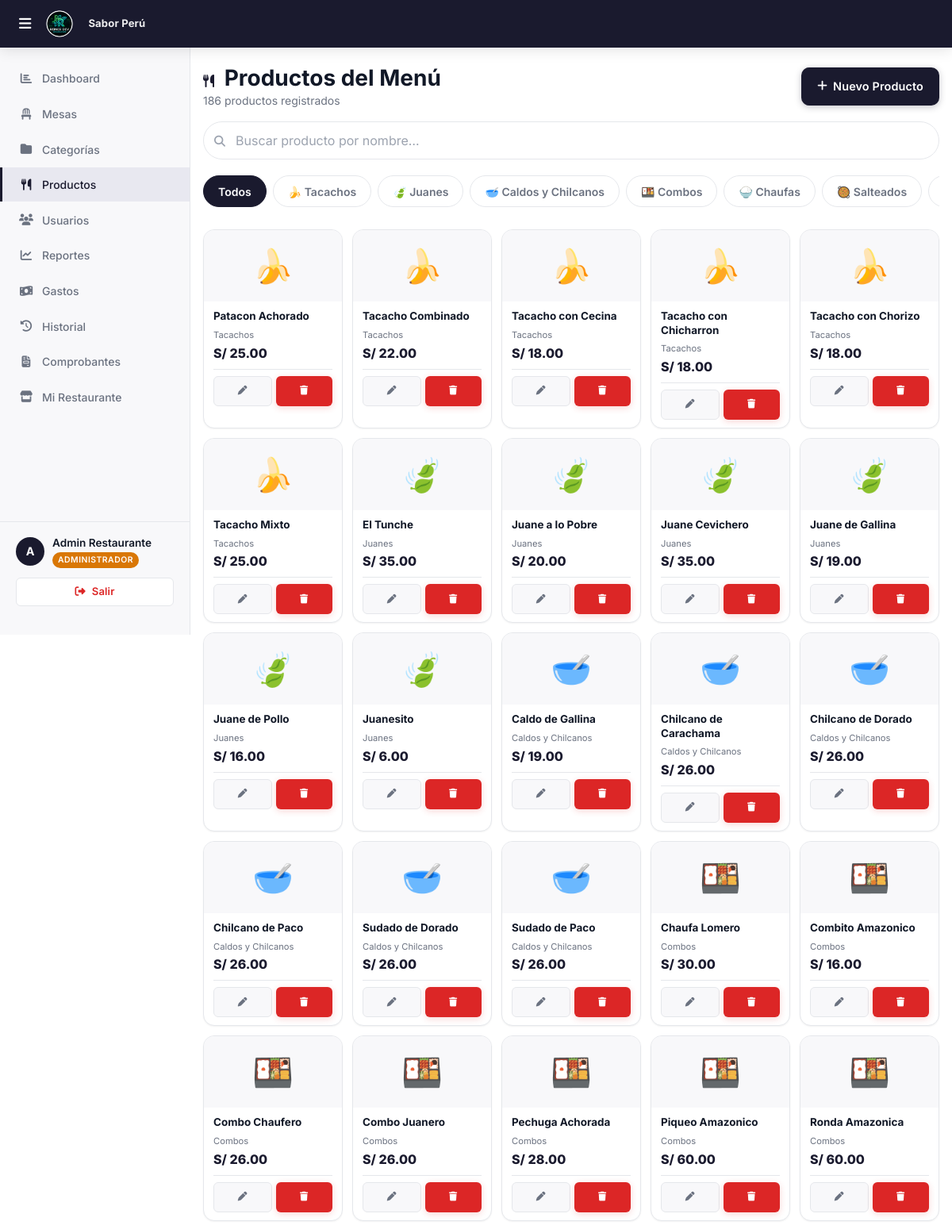
The page /roles/admin/menu_productos.php (signed in, upper part) on the database its author committed.
### tables this page shows
CREATE TABLE IF NOT EXISTS facturacion_config (
    id                  INT PRIMARY KEY AUTO_INCREMENT,
    restaurante_id      INT          NOT NULL UNIQUE,
    ruc                 VARCHAR(11)  DEFAULT NULL,
    razon_social        VARCHAR(200) DEFAULT NULL,
    direccion_fiscal    VARCHAR(300) DEFAULT NULL,
    serie_boleta        VARCHAR(4)   DEFAULT 'B001',
    serie_factura       VARCHAR(4)   DEFAULT 'F001',
    correlativo_boleta  INT          DEFAULT 0,
    correlativo_factura INT          DEFAULT 0,
    pie_mensaje         VARCHAR(300) DEFAULT '¡Gracias por su visita!',
    logo                VARCHAR(255) DEFAULT NULL,
    updated_at          TIMESTAMP    DEFAULT CURRENT_TIMESTAMP ON UPDATE CURRENT_TIMESTAMP,
    FOREIGN KEY (restaurante_id) REFERENCES restaurantes(id) ON DELETE CASCADE
);

CREATE TABLE IF NOT EXISTS restaurantes (
    id         INT PRIMARY KEY AUTO_INCREMENT,
    nombre     VARCHAR(100) NOT NULL,
    logo       VARCHAR(255) DEFAULT NULL,
    activo     TINYINT(1)   DEFAULT 1,
    created_at TIMESTAMP    DEFAULT CURRENT_TIMESTAMP
);

CREATE TABLE IF NOT EXISTS categorias (
    id              INT PRIMARY KEY AUTO_INCREMENT,
    restaurante_id  INT NOT NULL,
    nombre          VARCHAR(80)  NOT NULL,
    icono           VARCHAR(10)  DEFAULT '🍽️',
    orden           INT          DEFAULT 0,
    activo          TINYINT(1)   DEFAULT 1,
    FOREIGN KEY (restaurante_id) REFERENCES restaurantes(id) ON DELETE CASCADE
);

CREATE TABLE IF NOT EXISTS productos (
    id              INT PRIMARY KEY AUTO_INCREMENT,
    restaurante_id  INT          NOT NULL,
    categoria_id    INT          NOT NULL,
    nombre          VARCHAR(120) NOT NULL,
    descripcion     TEXT         DEFAULT NULL,
    precio          DECIMAL(8,2) NOT NULL,
    imagen          VARCHAR(255) DEFAULT NULL,
    tiene_opciones  TINYINT(1)   DEFAULT 0,
    activo          TINYINT(1)   DEFAULT 1,
    FOREIGN KEY (categoria_id)   REFERENCES categorias(id) ON DELETE CASCADE,
    FOREIGN KEY (restaurante_id) REFERENCES restaurantes(id) ON DELETE CASCADE
);

### roles/admin/menu_productos.php (the view, shortened to what this page needs)
<?php
$restauranteId = $_SESSION['restaurante_id'];
$db = getDB();
$stCats = $db->prepare("SELECT * FROM categorias WHERE restaurante_id = ? AND activo = 1 ORDER BY orden");
$stCats->execute([$restauranteId]);
$categorias = $stCats->fetchAll();
$stProds = $db->prepare("
    SELECT p.*, c.nombre AS categoria_nombre, c.icono AS categoria_icono
    FROM productos p
    JOIN categorias c ON c.id = p.categoria_id
    WHERE p.restaurante_id = ?
    ORDER BY c.orden, p.nombre
");
$stProds->execute([$restauranteId]);
$productos = $stProds->fetchAll();
require_once '../../includes/header.php';
?>
        <div class="page-content">
            <div class="d-flex align-center justify-between mb-16">
                <div>
                    <h1><i class="fa-solid fa-utensils" style="font-size:1rem;margin-right:6px;color:var(--primary);"></i> Productos del Menú</h1>
                    <p><?= count($productos) ?> productos registrados</p>
                </div>
                <button class="btn btn-primario" onclick="nuevoProducto()">
                    <i class="fa-solid fa-plus"></i> Nuevo Producto
                </button>
            </div>
            <div class="mb-16">
                <div class="input-icon-wrap">
                    <span class="input-icon-left"><i class="fa-solid fa-magnifying-glass"></i></span>
                    <input type="text" id="buscador-admin" class="form-control"
                        placeholder="Buscar producto por nombre…"
                        oninput="buscarAdmin(this.value)"
                        style="border-radius:999px;">
                </div>
            </div>
            <div class="categorias-tabs mb-16">
                <button class="tab-cat active" onclick="filtrarCategoria('', this)">Todos</button>
                <?php foreach ($categorias as $cat): ?>
                <button class="tab-cat" onclick="filtrarCategoria('<?= $cat['id'] ?>', this)">
                    <?= htmlspecialchars($cat['icono']) ?> <?= htmlspecialchars($cat['nombre']) ?>
                </button>
                <?php endforeach; ?>
            </div>
            <div id="productos-grid" class="productos-grid">
                <?php foreach ($productos as $p): ?>
                <div class="producto-card admin-prod"
                    data-cat="<?= $p['categoria_id'] ?>"
                    data-id="<?= $p['id'] ?>"
                    data-nombre="<?= htmlspecialchars($p['nombre'], ENT_QUOTES) ?>">
                    <div class="producto-thumb" style="<?= !$p['activo'] ? 'filter:grayscale(1);opacity:.5;' : '' ?>">
                        <?= htmlspecialchars($p['categoria_icono']) ?>
                    </div>
                    <div class="producto-info">
                        <div class="producto-nombre"><?= htmlspecialchars($p['nombre']) ?></div>
                        <div style="font-size:.7rem;color:var(--text-secondary);margin:2px 0;"><?= htmlspecialchars($p['categoria_nombre']) ?></div>
                        <div class="producto-precio">S/ <?= number_format($p['precio'], 2) ?></div>
                        <div style="display:flex;gap:5px;margin-top:8px;">
                            <button class="btn btn-ghost btn-sm" style="flex:1;font-size:.73rem;"
                                onclick='editarProducto(<?= json_encode($p) ?>)'>
                                <i class="fa-solid fa-pen"></i>
                            </button>
                            <button class="btn btn-peligro btn-sm" style="flex:1;font-size:.73rem;"
                                onclick="eliminarProducto(<?= $p['id'] ?>, '<?= htmlspecialchars($p['nombre'], ENT_QUOTES) ?>')">
                                <i class="fa-solid fa-trash"></i>
                            </button>
                        </div>
                    </div>
                </div>
                <?php endforeach; ?>
            </div>
        </div>
    </div>
</div>
<?php require_once '../../includes/footer.php'; ?>

### includes/header.php (shortened to what this page needs)
<?php
$_brandingLogo   = BASE_URL . '/assets/logo.png';
$_brandingNombre = 'R.DEV';
if (!empty($_SESSION['restaurante_id']) && $_SESSION['rol'] !== 'superadmin') {
    try {
        $_dbB = getDB();
        $_stB = $_dbB->prepare("
            SELECT fc.logo, fc.nombre_comercial, r.nombre
            FROM restaurantes r
            LEFT JOIN facturacion_config fc ON fc.restaurante_id = r.id
            WHERE r.id = ?
        ");
        $_stB->execute([$_SESSION['restaurante_id']]);
        $_brand = $_stB->fetch();
        if ($_brand) {
            $_brandingNombre = htmlspecialchars(
                !empty($_brand['nombre_comercial']) ? $_brand['nombre_comercial'] : $_brand['nombre']
            );
        }
    } catch (Exception $_eB) {  }
}
?>
<!DOCTYPE html>
<html lang="es">
<head>
    <link rel="stylesheet" href="https://cdnjs.cloudflare.com/ajax/libs/font-awesome/6.5.1/css/all.min.css">
    <link rel="stylesheet" href="<?= BASE_URL ?>/assets/css/main.css?v=<?= filemtime(__DIR__ . '/../assets/css/main.css') ?>">
</head>
<body>
<nav class="navbar">
    <div class="navbar-brand">
        <?php if ($_SESSION['rol'] === 'superadmin'): ?>
            <img src="<?= BASE_URL ?>/assets/logo.png" alt="R.DEV" style="height:32px;width:auto;">
        <?php else: ?>
            <img src="<?= $_brandingLogo ?>" alt="<?= $_brandingNombre ?>"
                 style="height:36px;width:auto;max-width:120px;object-fit:contain;border-radius:4px;">
            <span style="font-size:.82rem;font-weight:700;color:rgba(255,255,255,.92);margin-left:8px;
                         max-width:160px;overflow:hidden;text-overflow:ellipsis;white-space:nowrap;
                         letter-spacing:.01em;">
                <?= $_brandingNombre ?>
            </span>
        <?php endif; ?>
    </div>
</nav>
<div class="layout-admin">
    <?php include __DIR__ . '/sidebar.php'; ?>
    <div class="main-content">

### rows shown on the page
facturacion_config: restaurante.nombre "Sabor Perú"
categorias: icono "🍌", nombre "Tacachos"
categorias: icono "🍃", nombre "Juanes"
categorias: icono "🥣", nombre "Caldos y Chilcanos"
categorias: icono "🍱", nombre "Combos"
categorias: icono "🍚", nombre "Chaufas"
categorias: icono "🥘", nombre "Salteados"
productos: categoria.icono "🍌", nombre "Patacon Achorado", categoria.nombre "Tacachos", precio "25.00"
productos: categoria.icono "🍌", nombre "Tacacho Combinado", categoria.nombre "Tacachos", precio "22.00"
productos: categoria.icono "🍌", nombre "Tacacho con Cecina", categoria.nombre "Tacachos", precio "18.00"
productos: categoria.icono "🍌", nombre "Tacacho con Chicharron", categoria.nombre "Tacachos", precio "18.00"
productos: categoria.icono "🍌", nombre "Tacacho con Chorizo", categoria.nombre "Tacachos", precio "18.00"
productos: categoria.icono "🍌", nombre "Tacacho Mixto", categoria.nombre "Tacachos", precio "25.00"
productos: categoria.icono "🍃", nombre "El Tunche", categoria.nombre "Juanes", precio "35.00"
productos: categoria.icono "🍃", nombre "Juane a lo Pobre", categoria.nombre "Juanes", precio "20.00"
productos: categoria.icono "🍃", nombre "Juane Cevichero", categoria.nombre "Juanes", precio "35.00"
productos: categoria.icono "🍃", nombre "Juane de Gallina", categoria.nombre "Juanes", precio "19.00"
productos: categoria.icono "🍃", nombre "Juane de Pollo", categoria.nombre "Juanes", precio "16.00"
productos: categoria.icono "🍃", nombre "Juanesito", categoria.nombre "Juanes", precio "6.00"
productos: categoria.icono "🥣", nombre "Caldo de Gallina", categoria.nombre "Caldos y Chilcanos", precio "19.00"
productos: categoria.icono "🥣", nombre "Chilcano de Carachama", categoria.nombre "Caldos y Chilcanos", precio "26.00"
productos: categoria.icono "🥣", nombre "Chilcano de Dorado", categoria.nombre "Caldos y Chilcanos", precio "26.00"
productos: categoria.icono "🥣", nombre "Chilcano de Paco", categoria.nombre "Caldos y Chilcanos", precio "26.00"
productos: categoria.icono "🥣", nombre "Sudado de Dorado", categoria.nombre "Caldos y Chilcanos", precio "26.00"
productos: categoria.icono "🥣", nombre "Sudado de Paco", categoria.nombre "Caldos y Chilcanos", precio "26.00"
productos: categoria.icono "🍱", nombre "Chaufa Lomero", categoria.nombre "Combos", precio "30.00"
productos: categoria.icono "🍱", nombre "Combito Amazonico", categoria.nombre "Combos", precio "16.00"
productos: categoria.icono "🍱", nombre "Combo Chaufero", categoria.nombre "Combos", precio "26.00"
productos: categoria.icono "🍱", nombre "Combo Juanero", categoria.nombre "Combos", precio "26.00"
productos: categoria.icono "🍱", nombre "Pechuga Achorada", categoria.nombre "Combos", precio "28.00"
productos: categoria.icono "🍱", nombre "Piqueo Amazonico", categoria.nombre "Combos", precio "60.00"
productos: categoria.icono "🍱", nombre "Ronda Amazonica", categoria.nombre "Combos", precio "60.00"

### other values the page prints
$nombreInicial "A"
$_SESSION['nombre'] "Admin Restaurante"
$rolLabel "ADMINISTRADOR"
count($productos) "186"
